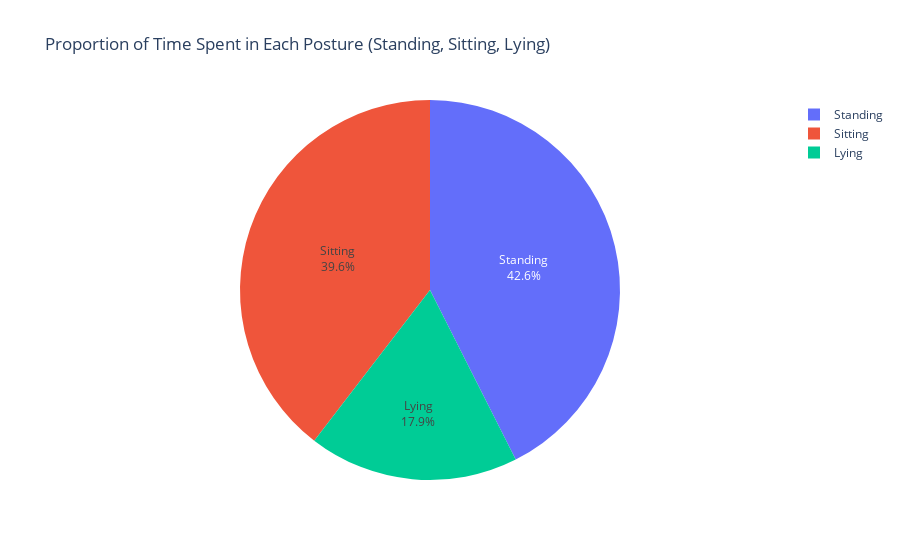

Write notebook code for a chart like this one.
### Markdown cell above
Similarly, we will visualize the position of the user performs in the entire duration. (Sitting, Standing, and Lying) with the help of a Pie Chart.

### Code cell
import os
import pandas as pd
import plotly.express as px

# Adjust this path to your local dataset directory
#DATA_DIR = r"path\to\MMASH\DataPaper"

# Initialize accumulators for each posture (in seconds)
posture_totals = {
    "Standing": 0,
    "Sitting": 0,
    "Lying": 0
}

# Loop through each user folder
for user_id in range(1, 23):
    user_folder = os.path.join(DATA_DIR, f"user_{user_id}")
    actigraph_file = os.path.join(user_folder, "Actigraph.csv")
    
    if os.path.exists(actigraph_file):
        df_acti = pd.read_csv(actigraph_file)
        
        # Check that the expected columns exist:
        # If the columns are named differently, adjust accordingly.
        if set(["Inclinometer Standing", "Inclinometer Sitting", "Inclinometer Lying"]).issubset(df_acti.columns):
            # Sum up the counts per column (assuming each row corresponds to one second)
            posture_totals["Standing"] += df_acti["Inclinometer Standing"].sum()
            posture_totals["Sitting"] += df_acti["Inclinometer Sitting"].sum()
            posture_totals["Lying"]   += df_acti["Inclinometer Lying"].sum()
        else:
            print(f"Warning: Expected posture columns not found in {actigraph_file}")
    else:
        print(f"Warning: {actigraph_file} not found for user_{user_id}")

# Convert the posture_totals dictionary into a DataFrame for plotting
df_postures = pd.DataFrame({
    "Posture": list(posture_totals.keys()),
    "Seconds": list(posture_totals.values())
})

# Optionally, convert seconds to hours (if desired for the labels)
df_postures["Hours"] = df_postures["Seconds"] / 3600

# Create a pie chart with Plotly Express; here we'll show the total seconds
fig = px.pie(
    df_postures,
    names="Posture",
    values="Seconds",
    title="Proportion of Time Spent in Each Posture (Standing, Sitting, Lying)",
)

# If you want to show the duration in hours in the labels, we can customize the text:
custom_text = [
    f"{row['Posture']}: {row['Hours']:.1f} hrs" for _, row in df_postures.iterrows()
]
# Update the chart to display custom text inside the slices
fig.update_traces(text=custom_text, textinfo='label+percent')

fig.show()

### Figure 1 — Plotly figure (JSON) as saved in the notebook; plotly's stock layout.template omitted (floating-point values rounded to 4 significant figures)
{"data": [{"domain": {"x": [0, 1], "y": [0, 1]}, "hovertemplate": "Posture=%{label}<br>Seconds=%{value}<extra></extra>", "labels": ["Standing", "Sitting", "Lying"], "legendgroup": "", "name": "", "showlegend": true, "text": ["Standing: 134.5 hrs", "Sitting: 125.1 hrs", "Lying: 56.5 hrs"], "textinfo": "label+percent", "type": "pie", "values": [484139, 450246, 203412]}], "layout": {"legend": {"tracegroupgap": 0}, "title": {"text": "Proportion of Time Spent in Each Posture (Standing, Sitting, Lying)"}}}
